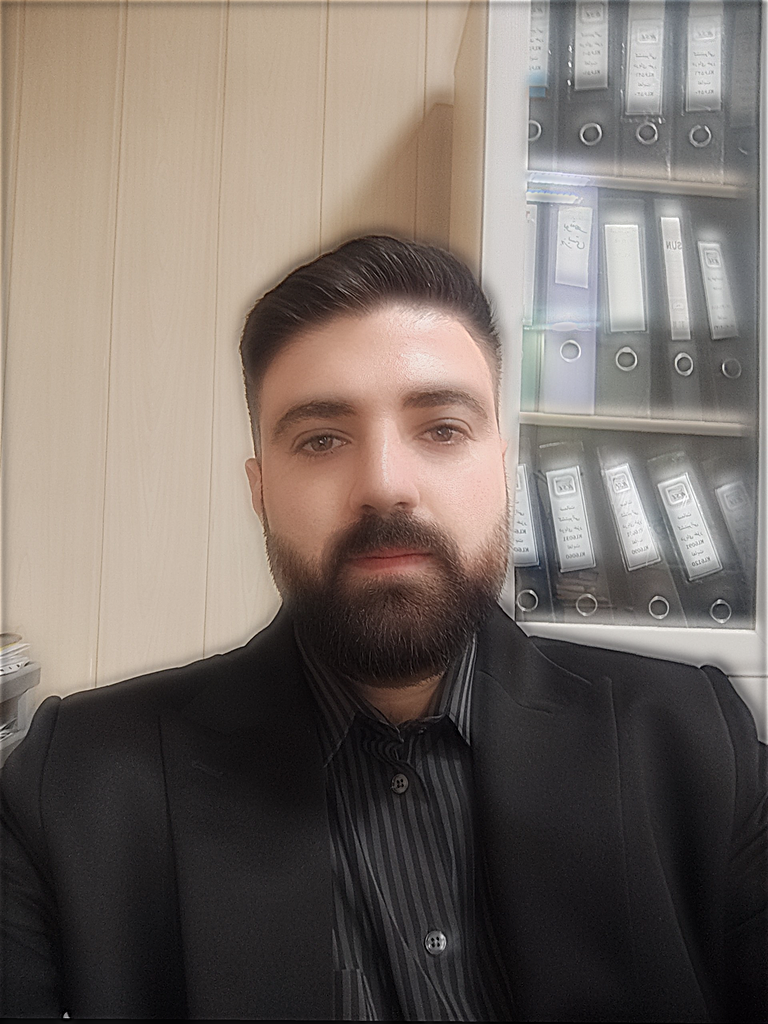
#> input picture hybrid.png, 768 x 1024 px
$ python hybrid.py hybrid.png hybrid.png
#> lines starting #> are read from the running program, lines starting #| are printed output that depends on the picture
#!/usr/bin/env python3
"""Image filtering and hybrid-image construction implemented from scratch.

The filtering functions in this file intentionally do not call ready-made
filtering routines from NumPy, SciPy, OpenCV, or Pillow.
"""

from __future__ import annotations

import argparse
from pathlib import Path
from typing import Sequence

import numpy as np
from PIL import Image


def _as_float_image(img: np.ndarray) -> np.ndarray:
    """Validate an image and return a float64 copy without changing its scale."""
    array = np.asarray(img)
    if array.ndim not in (2, 3):
        raise ValueError("img must be a 2-D grayscale or 3-D color array")
    if array.ndim == 3 and array.shape[2] == 0:
        raise ValueError("img must contain at least one channel")
    if array.shape[0] == 0 or array.shape[1] == 0:
        raise ValueError("img dimensions must be non-zero")
    return array.astype(np.float64, copy=True)


def cross_correlation_2d(img: np.ndarray, kernel: np.ndarray) -> np.ndarray:
    """Cross-correlate a grayscale or color image with a 2-D kernel.

    Zero padding is used and the returned image has the same height, width,
    and (for color input) channel count as ``img``.
    """
    image = _as_float_image(img)
    kernel_array = np.asarray(kernel, dtype=np.float64)

    if kernel_array.ndim != 2:
        raise ValueError("kernel must be a 2-D array")
    if kernel_array.shape[0] == 0 or kernel_array.shape[1] == 0:
        raise ValueError("kernel dimensions must be non-zero")

    kernel_height, kernel_width = kernel_array.shape
    pad_top = kernel_height // 2
    pad_bottom = kernel_height - 1 - pad_top
    pad_left = kernel_width // 2
    pad_right = kernel_width - 1 - pad_left

    if image.ndim == 2:
        padded = np.pad(
            image,
            ((pad_top, pad_bottom), (pad_left, pad_right)),
            mode="constant",
        )
    else:
        padded = np.pad(
            image,
            ((pad_top, pad_bottom), (pad_left, pad_right), (0, 0)),
            mode="constant",
        )

    output = np.zeros(image.shape, dtype=np.float64)
    height, width = image.shape[:2]

    # Apply every kernel coefficient to every pixel. The loops walk over the
    # kernel while NumPy vectorizes the pixel operations; no filtering routine
    # from NumPy, SciPy, OpenCV, or Pillow is used.
    for kernel_row in range(kernel_height):
        for kernel_column in range(kernel_width):
            source = padded[
                kernel_row : kernel_row + height,
                kernel_column : kernel_column + width,
                ...,
            ]
            output += kernel_array[kernel_row, kernel_column] * source

    return output


def convolve_2d(img: np.ndarray, kernel: np.ndarray) -> np.ndarray:
    """Convolve ``img`` with ``kernel`` using cross-correlation."""
    kernel_array = np.asarray(kernel)
    if kernel_array.ndim != 2:
        raise ValueError("kernel must be a 2-D array")
    flipped_kernel = np.flip(kernel_array, axis=(0, 1))
    return cross_correlation_2d(img, flipped_kernel)


def gaussian_blur_kernel_2d(
    sigma: float, height: int, width: int
) -> np.ndarray:
    """Return a normalized Gaussian kernel of the requested dimensions."""
    if sigma <= 0:
        raise ValueError("sigma must be greater than zero")
    if not isinstance(height, (int, np.integer)) or not isinstance(
        width, (int, np.integer)
    ):
        raise TypeError("height and width must be integers")
    if height <= 0 or width <= 0:
        raise ValueError("height and width must be greater than zero")

    center_y = (height - 1) / 2.0
    center_x = (width - 1) / 2.0
    y_coordinates = np.arange(height, dtype=np.float64) - center_y
    x_coordinates = np.arange(width, dtype=np.float64) - center_x
    squared_distance = (
        y_coordinates[:, np.newaxis] ** 2
        + x_coordinates[np.newaxis, :] ** 2
    )
    kernel = np.exp(-squared_distance / (2.0 * sigma**2))
    kernel /= np.sum(kernel)
    return kernel


def _kernel_dimensions(size: int | Sequence[int]) -> tuple[int, int]:
    if isinstance(size, (int, np.integer)):
        height = width = int(size)
    else:
        values = tuple(size)
        if len(values) != 2:
            raise ValueError("size must be an integer or a (height, width) pair")
        height, width = values
    if not isinstance(height, (int, np.integer)) or not isinstance(
        width, (int, np.integer)
    ):
        raise TypeError("kernel dimensions must be integers")
    if height <= 0 or width <= 0:
        raise ValueError("kernel dimensions must be greater than zero")
    return int(height), int(width)


def low_pass(
    img: np.ndarray, sigma: float, size: int | Sequence[int]
) -> np.ndarray:
    """Keep the low-frequency component using this project's Gaussian blur."""
    height, width = _kernel_dimensions(size)
    kernel = gaussian_blur_kernel_2d(sigma, height, width)
    return convolve_2d(img, kernel)


def high_pass(
    img: np.ndarray, sigma: float, size: int | Sequence[int]
) -> np.ndarray:
    """Keep the high-frequency component by subtracting the low-pass image."""
    image = _as_float_image(img)
    return image - low_pass(image, sigma, size)


def create_hybrid_image(
    low_image: np.ndarray,
    high_image: np.ndarray,
    low_sigma: float,
    low_size: int | Sequence[int],
    high_sigma: float,
    high_size: int | Sequence[int],
    low_weight: float = 1.0,
    high_weight: float = 1.0,
) -> np.ndarray:
    """Combine the low frequencies of one image with highs of another."""
    low_source = _as_float_image(low_image)
    high_source = _as_float_image(high_image)
    if low_source.shape != high_source.shape:
        raise ValueError("the two aligned input images must have identical shapes")
    low_component = low_pass(low_source, low_sigma, low_size)
    high_component = high_pass(high_source, high_sigma, high_size)
    return low_weight * low_component + high_weight * high_component


def _load_rgb_unit(path: Path) -> np.ndarray:
    return np.asarray(Image.open(path).convert("RGB"), dtype=np.float64) / 255.0


def _save_rgb_unit(image: np.ndarray, path: Path) -> None:
    display_image = np.clip(image, 0.0, 1.0)
    output = np.rint(display_image * 255.0).astype(np.uint8)
    path.parent.mkdir(parents=True, exist_ok=True)
    Image.fromarray(output, mode="RGB").save(path)


def _positive_int(value: str) -> int:
    parsed = int(value)
    if parsed <= 0:
        raise argparse.ArgumentTypeError("value must be greater than zero")
    return parsed


def _positive_float(value: str) -> float:
    parsed = float(value)
    if parsed <= 0:
        raise argparse.ArgumentTypeError("value must be greater than zero")
    return parsed


def main() -> None:
    parser = argparse.ArgumentParser(
        description=(
            "Create a hybrid image from two already aligned images. The first "
            "provides low frequencies and the second provides high frequencies."
        )
    )
    parser.add_argument("left", type=Path, help="aligned low-frequency image")
    parser.add_argument("right", type=Path, help="aligned high-frequency image")
    parser.add_argument("-o", "--output", type=Path, default=Path("hybrid.png"))
    parser.add_argument("--low-sigma", type=_positive_float, default=6.0)
    parser.add_argument("--low-kernel", type=_positive_int, default=37)
    parser.add_argument("--high-sigma", type=_positive_float, default=2.5)
    parser.add_argument("--high-kernel", type=_positive_int, default=17)
    parser.add_argument("--low-weight", type=float, default=0.95)
    parser.add_argument("--high-weight", type=float, default=1.25)
    args = parser.parse_args()

    left_image = _load_rgb_unit(args.left)
    right_image = _load_rgb_unit(args.right)
    hybrid = create_hybrid_image(
        left_image,
        right_image,
        args.low_sigma,
        args.low_kernel,
        args.high_sigma,
        args.high_kernel,
        args.low_weight,
        args.high_weight,
    )
#> in convolve_2d, `kernel_array = np.asarray(kernel)`:
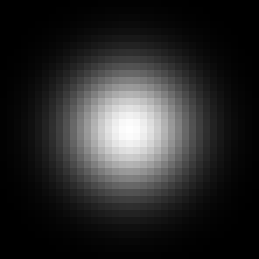
#> kernel_array: shape (37, 37) float64 (shown 7 times larger); min 5.48e-07, max 0.00444, mean 0.00073; drawn with min black and max white
#> after the loop in cross_correlation_2d, `for kernel_row in range(kernel_height):`:
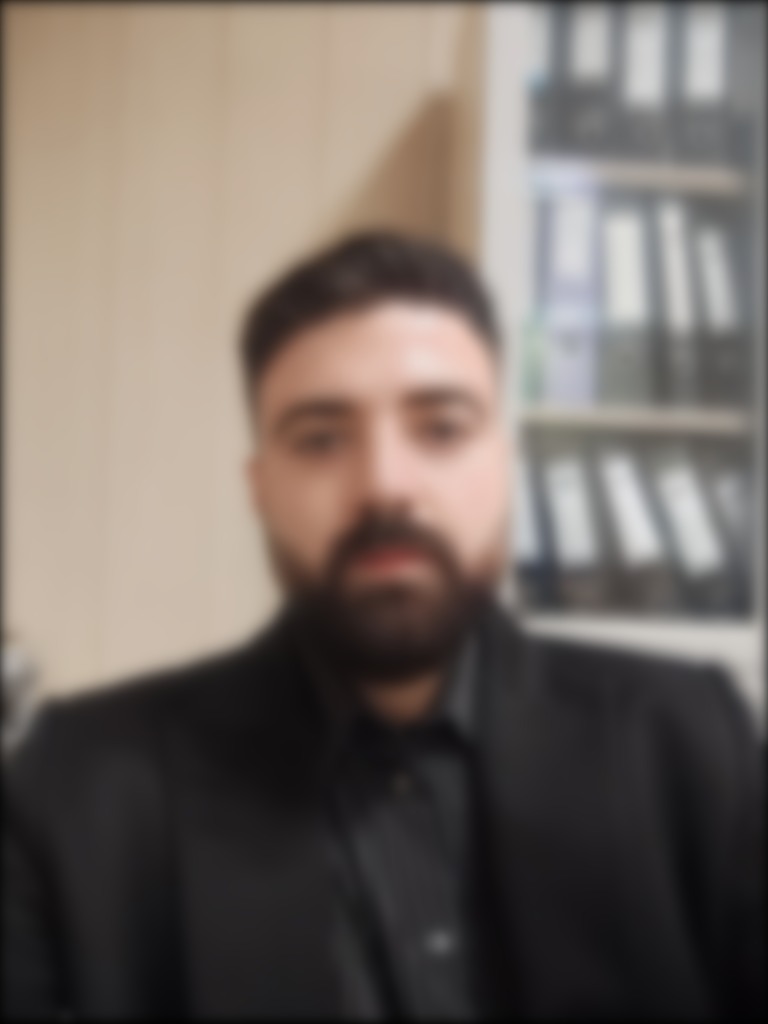
#> output: shape (1024, 768, 3) float64; mean R, G, B 0.462, 0.423, 0.397
#> in cross_correlation_2d (call 2), `padded = np.pad( image, ((pad_top, pad_bottom), (pad_left, pad_right),..`:
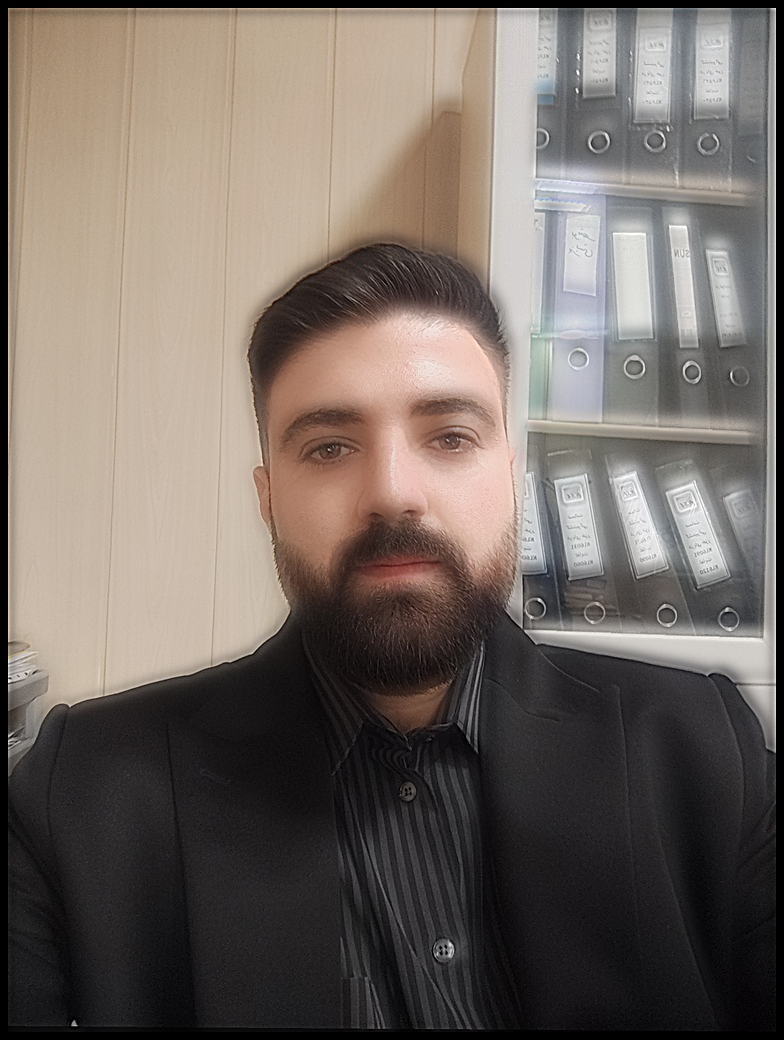
#> padded: shape (1040, 784, 3) float64; mean R, G, B 0.45, 0.412, 0.387
#> in high_pass, `return image - low_pass(image, sigma, size)`:
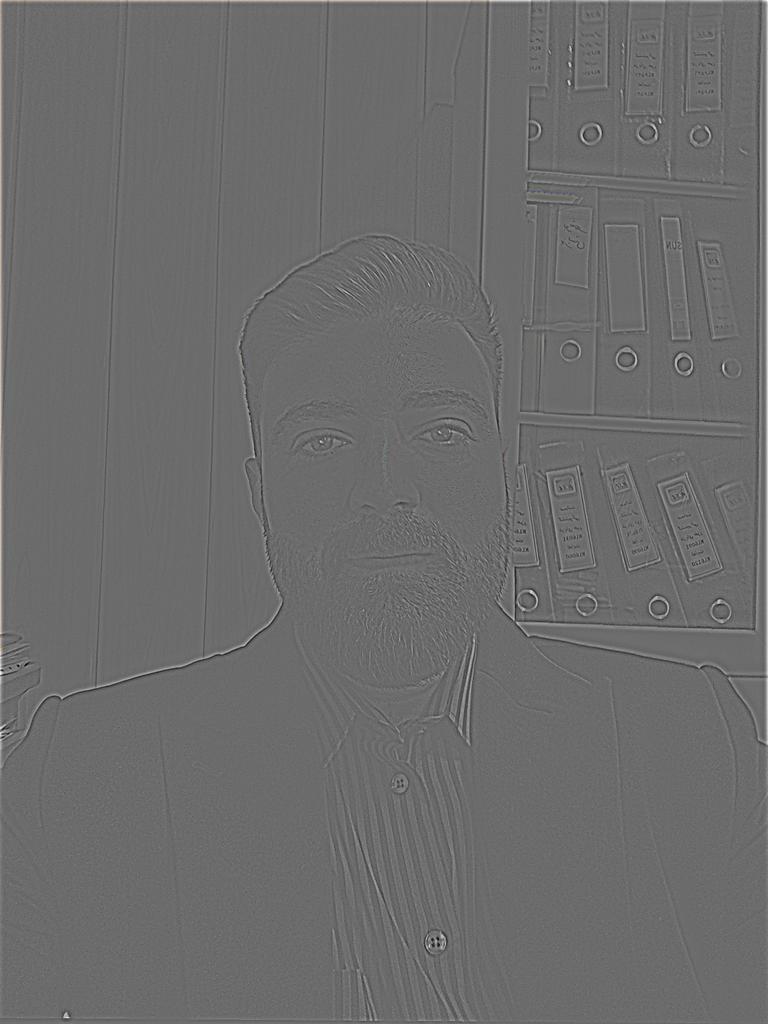
#> returned value: shape (1024, 768, 3) float64; mean of channels 0, 1, 2 0.00208, 0.00195, 0.00183; drawn with min black and max white
#> in create_hybrid_image, `return low_weight * low_component + high_weight * high_component`:
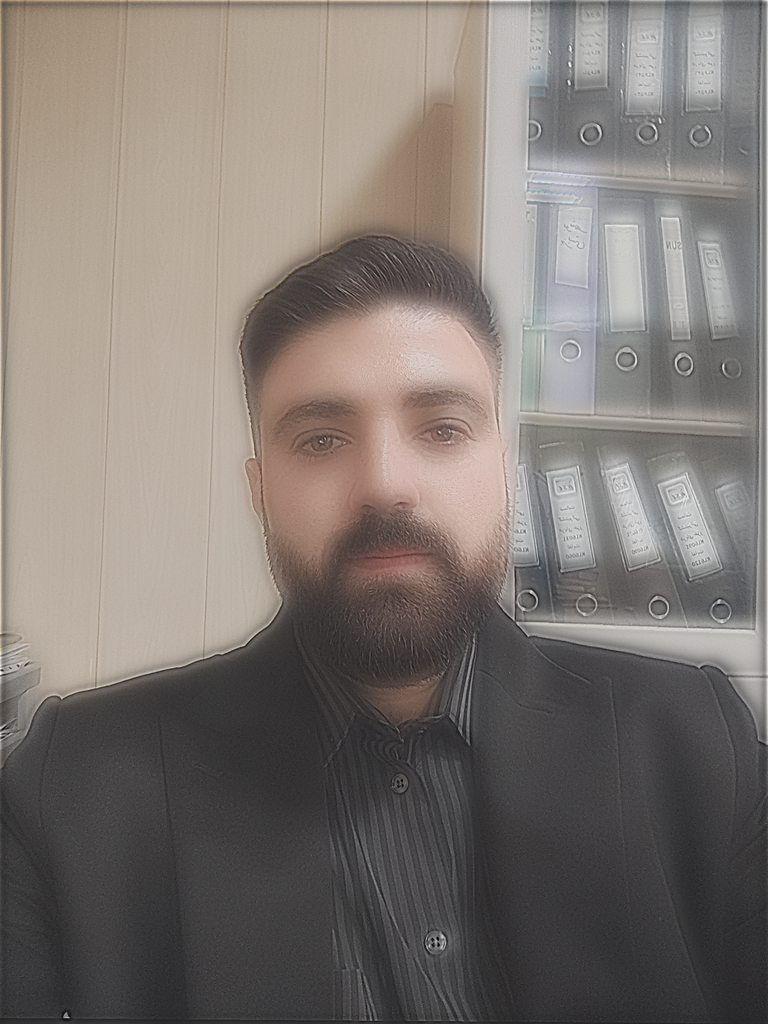
#> returned value: shape (1024, 768, 3) float64; mean of channels 0, 1, 2 0.441, 0.404, 0.38; drawn with min black and max white
    _save_rgb_unit(hybrid, args.output)
#> in _save_rgb_unit, `display_image = np.clip(image, 0.0, 1.0)`:
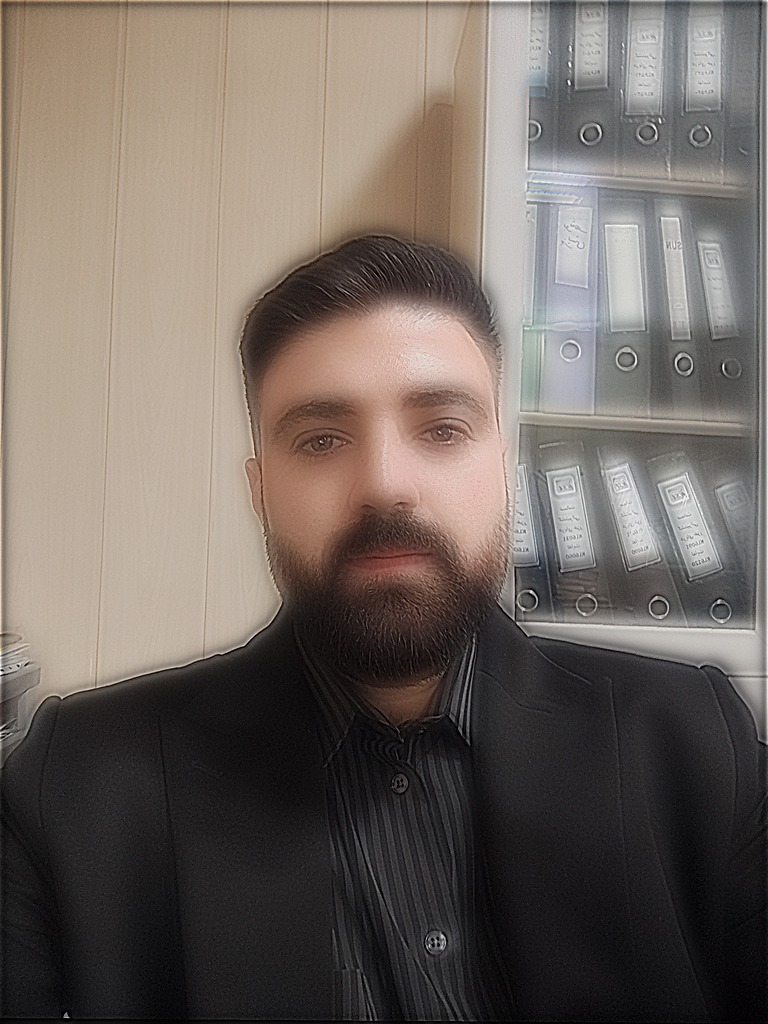
#> display_image: shape (1024, 768, 3) float64; mean R, G, B 0.441, 0.404, 0.38
    print(f"Saved hybrid image: {args.output}")


if __name__ == "__main__":
    main()
